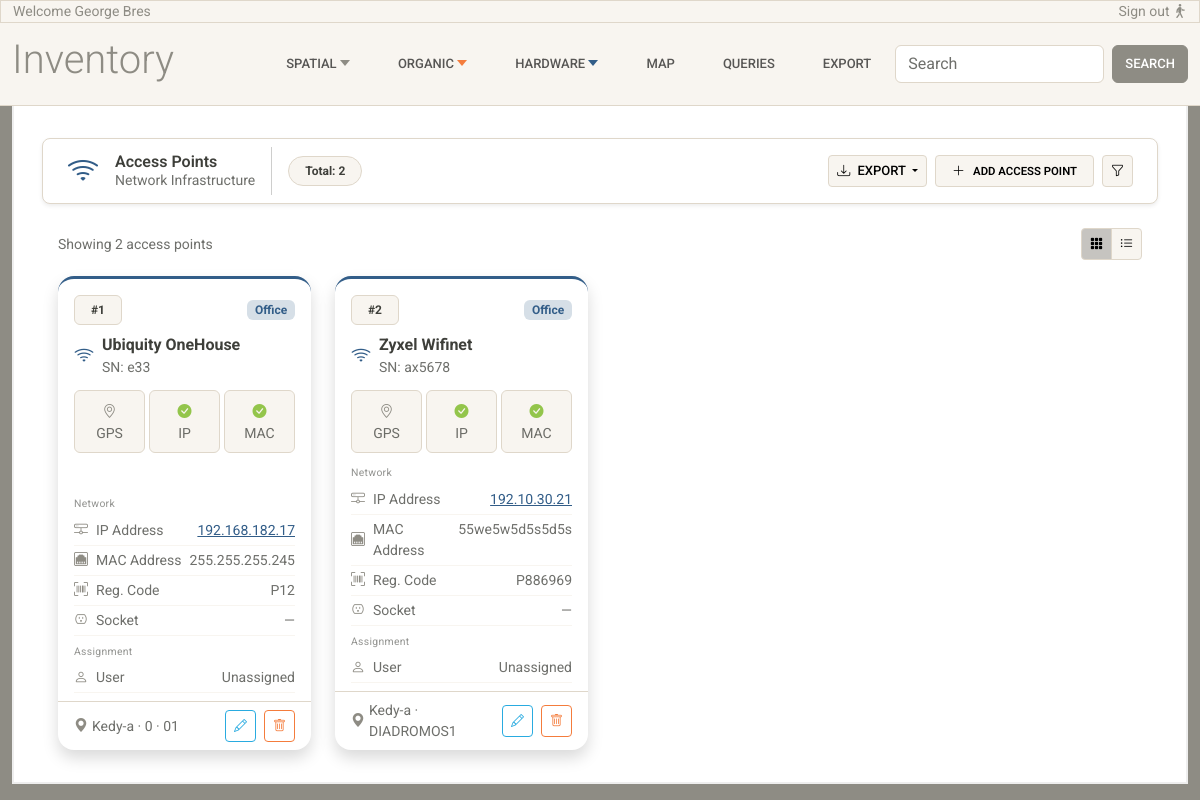
Page /access-points/ on the committed database.
### inventory/models.py (models this page shows, shortened)
class Device(LifeCycle):
    USAGE_TYPE_CHOICES = [
        ("office", "Office"),
        ("laboratory", "Laboratory"),
        ("warehouse", "Warehouse"),
    ]
    brand = models.CharField(max_length=100)
    model = models.CharField(max_length=100, blank=True, null=True)
    serial = models.CharField(max_length=100, unique=True)
    registration_code = models.CharField(
        max_length=100,
        unique=True,
        blank=True,
        null=True
    )
    ip_address = models.CharField(max_length=100, blank=True, null=True, unique=True)
    mac_address = models.CharField(max_length=50, blank=True, null=True, unique=True)
    usage_type = models.CharField(max_length=20, choices=USAGE_TYPE_CHOICES)
    space = models.ForeignKey(
        Space,
        null=True,
        blank=True,
        on_delete=models.RESTRICT,
        related_name="devices",
        help_text="Space where this device is located (για κανονικά γραφεία/δωμάτια)"
    )
    common_area = models.ForeignKey(
        "CommonArea",
        null=True,
        blank=True,
        on_delete=models.RESTRICT,
        related_name="devices",
        help_text="Common area where this device is located (για διαδρόμους/κοινόχρηστους χώρους)"
    )
    socket = models.ForeignKey(
        Socket,
        null=True,
        blank=True,
        on_delete=models.SET_NULL,
        related_name="devices",
        help_text="Socket this device is plugged into (optional)"
    )
    class Meta:
        verbose_name = "Device"
        verbose_name_plural = "Devices"

class AccessPoint(Device):
    device_label = "Access Point"
    gps_lat = models.FloatField(null=True, blank=True)
    gps_lon = models.FloatField(null=True, blank=True)

class LifeCycle(models.Model):
    is_active = models.BooleanField(default=True)
    valid_from = models.DateField(default=timezone.now)
    valid_to = models.DateField(null=True, blank=True)
    class Meta:
        abstract = True

class Device(LifeCycle):
    USAGE_TYPE_CHOICES = [
        ("office", "Office"),
        ("laboratory", "Laboratory"),
        ("warehouse", "Warehouse"),
    ]
    brand = models.CharField(max_length=100)
    model = models.CharField(max_length=100, blank=True, null=True)
    serial = models.CharField(max_length=100, unique=True)
    registration_code = models.CharField(
        max_length=100,
        unique=True,
        blank=True,
        null=True
    )
    ip_address = models.CharField(max_length=100, blank=True, null=True, unique=True)
    mac_address = models.CharField(max_length=50, blank=True, null=True, unique=True)
    usage_type = models.CharField(max_length=20, choices=USAGE_TYPE_CHOICES)
    space = models.ForeignKey(
        Space,
        null=True,
        blank=True,
        on_delete=models.RESTRICT,
        related_name="devices",
        help_text="Space where this device is located (για κανονικά γραφεία/δωμάτια)"
    )
    common_area = models.ForeignKey(
        "CommonArea",
        null=True,
        blank=True,
        on_delete=models.RESTRICT,
        related_name="devices",
        help_text="Common area where this device is located (για διαδρόμους/κοινόχρηστους χώρους)"
    )
    socket = models.ForeignKey(
        Socket,
        null=True,
        blank=True,
        on_delete=models.SET_NULL,
        related_name="devices",
        help_text="Socket this device is plugged into (optional)"
    )
    class Meta:
        verbose_name = "Device"
        verbose_name_plural = "Devices"

class Space(LifeCycle):
    room = models.ForeignKey(
        Room,
        on_delete=models.RESTRICT,
        related_name="spaces"
    )
    name = models.CharField(max_length=100)
    position_index = models.PositiveIntegerField()
    objects = SpaceManager()
    class Meta:
        ordering = ["position_index"]
        unique_together = (
            ("room", "position_index"),
        )
        constraints = [
            models.UniqueConstraint(
                Lower("name"), "room",
                name="unique_space_name_per_room_ci"
            )
        ]
    @property
    def floor(self):
        return self.room.floor
    @property
    def building(self):
        return self.room.floor.building

class Room(LifeCycle):
    floor = models.ForeignKey(
        Floor,
        on_delete=models.RESTRICT,
        related_name="rooms"
    )
    room_code = models.CharField(max_length=50)
    objects = RoomManager()
    class Meta:
        unique_together = ("floor", "room_code")

class Floor(LifeCycle):
    building = models.ForeignKey(
        Building,
        on_delete=models.RESTRICT,
        related_name="floors"
    )
    floor_number = models.IntegerField()
    class Meta:
        unique_together = ("building", "floor_number")
        constraints = [
            models.CheckConstraint(
                condition=models.Q(floor_number__gte=-2),
                name="floor_number_min_minus_2",
                violation_error_message="Ο αριθμός ορόφου δεν μπορεί να είναι μικρότερος του -2."
            )
        ]

class Building(LifeCycle):
    area = models.ForeignKey(
        Area,
        on_delete=models.RESTRICT,
        related_name="buildings"
    )
    name = models.CharField(max_length=150)
    address = models.CharField(max_length=250, blank=True, null=True)

class CommonArea(LifeCycle):
    AREA_TYPE_CHOICES = [
        ("corridor",    "Corridor"),
        ("lobby",       "Lobby"),
        ("server_room", "Server Room"),
        ("other",       "Other"),
    ]
    floor = models.ForeignKey(
        Floor,
        on_delete=models.RESTRICT,
        related_name="common_areas"
    )
    name = models.CharField(max_length=150)
    area_type = models.CharField(
        max_length=20,
        choices=AREA_TYPE_CHOICES,
        default="corridor"
    )
    class Meta:
        unique_together = ("floor", "name")

### inventory/views.py (the view)
# urls.py: path('access-points/', views.access_points_list, name='access-points-list'),
def access_points_list(request):
    accesspoints = AccessPoint.objects.select_related('space__room__floor__building__area__city').prefetch_related(
        'device_ptr__assignments__user',
    )
    return render(request, 'inventory/access-points-list.html', {'accesspoints':accesspoints})

### inventory/templates/inventory/access-points-list.html (shortened to what this page needs)
{% extends 'inventory/base.html' %}
{% load static %}
{% block content %}
<div class="container-fluid">
  <nav class="navbar bg-white border shadow-sm sticky-top px-4 mb-4 rounded-3 z-1">
    <div class="d-flex align-items-center gap-3">
      <i class="bi bi-wifi text-primary fs-2"></i>
      <div class="d-flex flex-column lh-sm">
        <span class="fw-semibold text-dark">Access Points</span>
        <span class="text-muted small">Network Infrastructure</span>
      </div>
      <div class="d-flex align-items-center gap-2">
        <span class="badge bg-light text-dark border rounded-5 px-3 py-2">Total: {{ accesspoints|length }}</span>
      </div>
    </div>
    <div class="d-flex align-items-center gap-2 ms-auto">
      <div class="dropdown">
        <button class="btn btn-sm btn-light border dropdown-toggle" data-bs-toggle="dropdown">
          <i class="bi bi-download me-1"></i> Export
        </button>
      </div>
      <a href="#" class="btn btn-sm btn-light border d-flex align-items-center gap-2 px-3">
        <i class="bi bi-plus-lg"></i>
        <span class="small fw-semibold">Add Access Point</span>
      </a>
      <button class="btn btn-sm btn-light border">
        <i class="bi bi-funnel"></i>
      </button>
    </div>
  </nav>
  <div class="d-flex justify-content-between align-items-center px-3 mb-3">
    <span class="text-muted small">Showing {{ accesspoints|length }} access point{{ accesspoints|length|pluralize }}</span>
    <div class="btn-group btn-group-sm">
      <button class="btn btn-light border active"><i class="bi bi-grid-3x3-gap-fill"></i></button>
      <button class="btn btn-light border"><i class="bi bi-list-ul"></i></button>
    </div>
  </div>
  <div class="px-3">
    <div class="row g-4" data-masonry='{"percentPosition": true, "horizontalOrder": true}'>
      {% for accesspoint in accesspoints %}
      <div class="col-12 col-sm-6 col-md-4 col-lg-3">
        <div class="card h-100 shadow rounded-4 overflow-hidden card-hover border-top border-3
          {% if accesspoint.usage_type == 'office' %}
            border-primary
          {% elif accesspoint.usage_type == 'laboratory' %}
            border-success
          {% else %}
            border-secondary
          {% endif %} border-0">
          <div class="card-header bg-transparent border-0 pt-3 pb-1 px-3">
            <div class="d-flex justify-content-between align-items-center mb-2">
              <span class="badge bg-light text-dark border rounded-2 px-3 py-2">#{{ forloop.counter|stringformat:"d" }}</span>
              {% if accesspoint.usage_type == "office" %}
              <span class="badge bg-primary-subtle text-primary">{{ accesspoint.usage_type|title }}</span>
              {% elif accesspoint.usage_type == "laboratory" %}
              <span class="badge bg-success-subtle text-success">{{ accesspoint.usage_type|title }}</span>
              {% else %}
              <span class="badge bg-secondary-subtle text-secondary">{{ accesspoint.usage_type|title }}</span>
              {% endif %}
            </div>
            <div class="d-flex align-items-center gap-2">
              <i class="bi bi-wifi text-primary fs-5"></i>
              <div>
                <span class="fw-bold text-dark">{{ accesspoint.brand|capfirst }} {{ accesspoint.model|capfirst }}</span>
                <span class="text-muted small d-block">SN: {{ accesspoint.serial }}</span>
              </div>
            </div>
          </div>
          <div class="card-body pt-2 pb-2 px-3">
            <div class="row g-1">
              <div class="col-4">
                <div class="bg-light border rounded p-2 text-center">
                  {% if accesspoint.gps_lat and accesspoint.gps_lon %}
                  <i class="bi bi-geo-alt-fill text-success small"></i>
                  {% else %}
                  <i class="bi bi-geo-alt text-secondary small"></i>
                  {% endif %}
                  <span class="text-muted small d-block">GPS</span>
                </div>
              </div>
              <div class="col-4">
                <div class="bg-light border rounded p-2 text-center">
                  {% if accesspoint.ip_address %}
                  <i class="bi bi-check-circle-fill text-success small"></i>
                  {% else %}
                  <i class="bi bi-x-circle-fill text-secondary small"></i>
                  {% endif %}
                  <span class="text-muted small d-block">IP</span>
                </div>
              </div>
              <div class="col-4">
                <div class="bg-light border rounded p-2 text-center">
                  {% if accesspoint.mac_address %}
                  <i class="bi bi-check-circle-fill text-success small"></i>
                  {% else %}
                  <i class="bi bi-x-circle-fill text-secondary small"></i>
                  {% endif %}
                  <span class="text-muted small d-block">MAC</span>
                </div>
              </div>
            </div>
          </div>
          <div class="px-3 pt-1 pb-2">
            <span class="text-muted opacity-75 section-label d-block mb-1">Network</span>
            <div class="d-flex align-items-center gap-2 py-1 border-bottom border-light">
              <i class="bi bi-hdd-network text-secondary small"></i>
              <div class="d-flex justify-content-between w-100">
                <span class="text-muted small">IP Address</span>
                {% if accesspoint.ip_address %}
                <a href="http://{{ accesspoint.ip_address }}" target="_blank" class="small text-primary">{{ accesspoint.ip_address }}</a>
                {% else %}
                <span class="text-muted small">—</span>
                {% endif %}
              </div>
            </div>
            <div class="d-flex align-items-center gap-2 py-1 border-bottom border-light">
              <i class="bi bi-ethernet text-secondary small"></i>
              <div class="d-flex justify-content-between w-100">
                <span class="text-muted small">MAC Address</span>
                <span class="text-muted small">{{ accesspoint.mac_address|default:"—" }}</span>
              </div>
            </div>
            <div class="d-flex align-items-center gap-2 py-1 border-bottom border-light">
              <i class="bi bi-upc-scan text-secondary small"></i>
              <div class="d-flex justify-content-between w-100">
                <span class="text-muted small">Reg. Code</span>
                <span class="text-muted small">{{ accesspoint.registration_code|default:"—" }}</span>
              </div>
            </div>
            <div class="d-flex align-items-center gap-2 py-1 border-bottom border-light">
              <i class="bi bi-outlet text-secondary small"></i>
              <div class="d-flex justify-content-between w-100">
                <span class="text-muted small">Socket</span>
                <span class="text-muted small">{{ accesspoint.socket|default:"—" }}</span>
              </div>
            </div>
            <span class="text-muted opacity-75 section-label d-block mb-1 mt-2">Assignment</span>
            <div class="d-flex align-items-center gap-2 py-1 border-bottom border-light">
              <i class="bi bi-person text-secondary small"></i>
              <div class="d-flex justify-content-between w-100">
                <span class="text-muted small">User</span>
                <span class="small">
                  {% with assignment=accesspoint.assignments.first %}
                    {% if assignment %}
                      <span class="text-dark">{{ assignment.user.name }} {{ assignment.user.surname }}</span>
                    {% else %}
                      <span class="text-muted fw-normal">Unassigned</span>
                    {% endif %}
                  {% endwith %}
                </span>
              </div>
            </div>
          </div>
          <div class="d-flex justify-content-between align-items-center px-3 py-2 border-top">
            <div class="d-flex align-items-center gap-1 small text-muted">
              <i class="bi bi-geo-alt-fill text-secondary"></i>
              {% if accesspoint.space %}
                {{ accesspoint.space.building.name|capfirst }} ·
                {{ accesspoint.space.floor.floor_number }} ·
                {{ accesspoint.space.room.room_code }}
              {% elif accesspoint.common_area %}
                {{ accesspoint.common_area.floor.building.name|capfirst }} ·
                {{ accesspoint.common_area.name }}
              {% endif %}
            </div>
            <div class="d-flex gap-2">
              <button class="btn btn-sm btn-outline-info border-1"><i class="bi bi-pencil"></i></button>
              <button class="btn btn-sm btn-outline-warning border-1"><i class="bi bi-trash"></i></button>
            </div>
          </div>
        </div>
      </div>
      {% endfor %}
    </div>
  </div>
</div>
{% endblock %}

### inventory/static/inventory/css/base.css (style rules this page uses)
body { padding-top: 0px; }
.card { border-radius: 0.5rem; }
.card-hover { transition: transform .2s ease-in-out, box-shadow .2s ease-in-out; }
.section-label { font-size: 0.65rem; letter-spacing: 0.03em; }

### inventory/templates/inventory/access-points-list.html (style rules this page uses)
.card-hover { transition: transform .2s ease-in-out, box-shadow .2s ease-in-out; }
.section-label { font-size: 0.65rem; letter-spacing: 0.03em; }

### rows in the picture
AccessPoint: usage_type "Office", brand "Ubiquity", model "OneHouse", serial "e33", ip_address "192.168.182.17", mac_address "255.255.255.245", registration_code "P12", socket "—", space.building.name "Kedy-a", space.floor.floor_number "0", space.room.room_code "01"
AccessPoint: usage_type "Office", brand "Zyxel", model "Wifinet", serial "ax5678", ip_address "192.10.30.21", mac_address "55we5w5d5s5d5s", registration_code "P886969", socket "—", common_area.floor.building.name "Kedy-a", common_area.name "DIADROMOS1"

### other values in the picture
{{ accesspoints|length }} "2"
